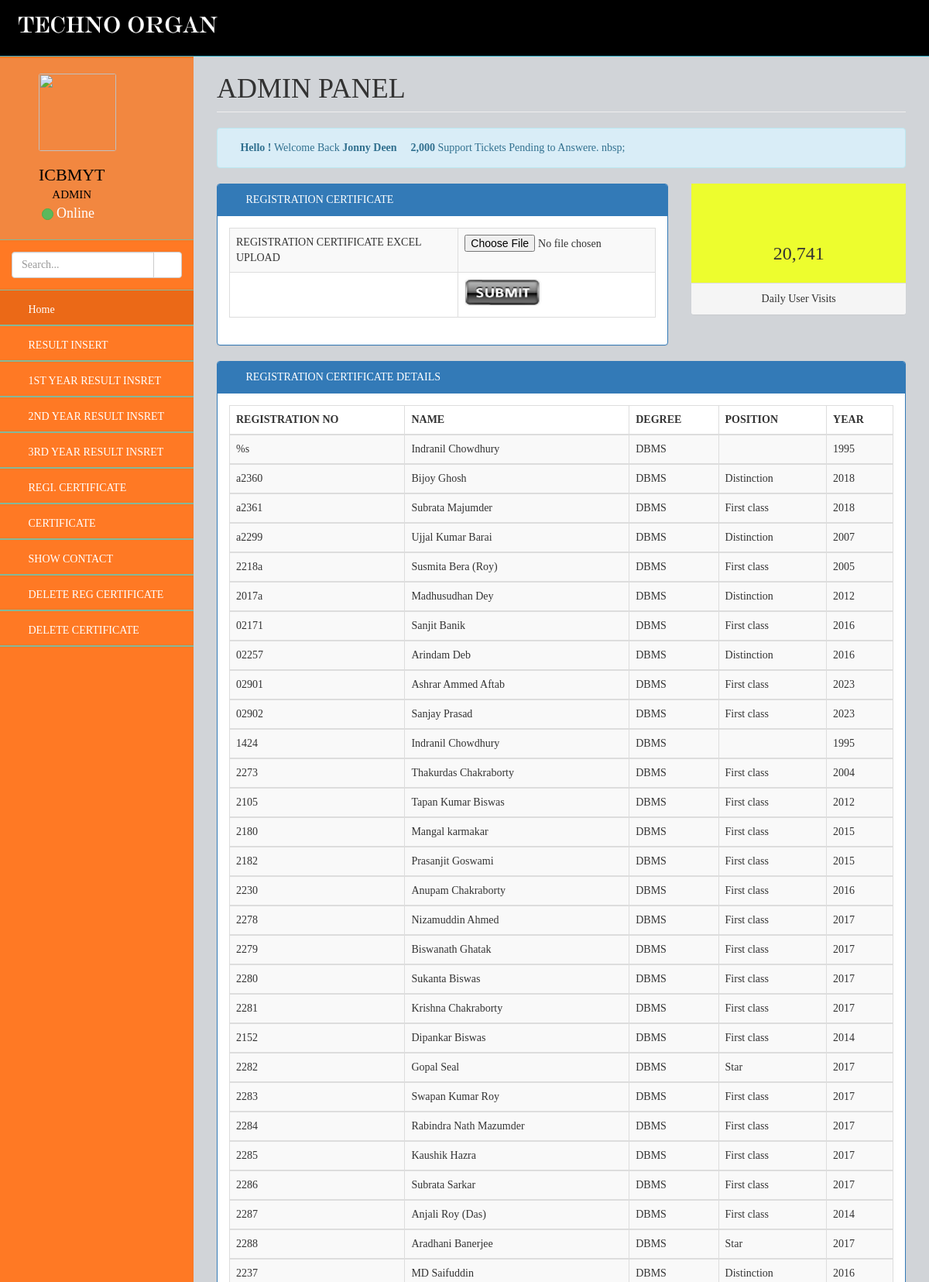
/admin/registration-certificate-insert.php (upper part), run on the app's committed database.
### tables this page shows
CREATE TABLE `registration` (
  `reg` varchar(50) NOT NULL,
  `name` varchar(30) NOT NULL,
  `degree` varchar(30) NOT NULL,
  `position` varchar(30) NOT NULL,
  `year` varchar(20) NOT NULL
);

### admin/registration-certificate-insert.php (the view, shortened to what this page needs)
<!DOCTYPE html>
<html>
<head>
    <link href="assets/plugins/bootstrap/bootstrap.css" rel="stylesheet" />
    <link href="assets/font-awesome/css/font-awesome.css" rel="stylesheet" />
    <link href="assets/plugins/pace/pace-theme-big-counter.css" rel="stylesheet" />
    <link href="assets/css/style.css" rel="stylesheet" />
    <link href="assets/css/main-style.css" rel="stylesheet" />
    <link href="assets/plugins/morris/morris-0.4.3.min.css" rel="stylesheet" />
   </head>
<body>
    <div id="wrapper">
        <nav class="navbar navbar-default navbar-fixed-top" role="navigation" id="navbar">
            <div class="navbar-header">
                <a class="navbar-brand" href="index.php">
                    <img src="assets/img/logo.png" alt="" />
                </a>
            </div>
            <ul class="nav navbar-top-links navbar-right">
                <li class="dropdown">
                    <a class="dropdown-toggle" data-toggle="dropdown" href="#">
                        <i class="fa fa-user fa-3x"></i>
                    </a>
                </li>
            </ul>
        </nav>
        <nav class="navbar-default navbar-static-side" role="navigation">
            <div class="sidebar-collapse">
                <ul class="nav" id="side-menu">
                    <li>
                        <div class="user-section">
                            <div class="user-section-inner">
                                <img src="assets/img/user-icon.png">
                            </div>
                            <div class="user-info" style="margin-left:50px;">
                                <div style="text-align:center;">ICBMYT</div>
		<div style="font-size:15px;">ADMIN</div>
                                <div class="user-text-online">
                                    <span class="user-circle-online btn btn-success btn-circle "></span>&nbsp;Online
                                </div>
                            </div>
		<div style="height:20px;"></div>
                        </div>
                    </li>
                    <li class="sidebar-search">
                        <div class="input-group custom-search-form">
                            <input type="text" class="form-control" placeholder="Search...">
                            <span class="input-group-btn">
                                <button class="btn btn-default" type="button">
                                    <i class="fa fa-search"></i>
                                </button>
                            </span>
                        </div>
                    </li>
                   <?php include 'menu.php' ;?>
                </ul>
            </div>
        </nav>
        <div id="page-wrapper">
            <div class="row">
                <div class="col-lg-12">
                    <h1 class="page-header"> ADMIN PANEL</h1>
                </div>
            </div>
            <div class="row">
                <div class="col-lg-12">
                    <div class="alert alert-info">
                        <i class="fa fa-folder-open"></i><b>&nbsp;Hello ! </b>Welcome Back <b>Jonny Deen </b>
 <i class="fa  fa-pencil"></i><b>&nbsp;2,000 </b>Support Tickets Pending to Answere. nbsp;
                    </div>
                </div>
            </div>
            <div class="row">
                <div class="col-lg-8">
                    <div class="panel panel-primary">
                        <div class="panel-heading">
                            <i class="fa fa-bar-chart-o fa-fw"></i> REGISTRATION CERTIFICATE
                        </div>
                        <div class="panel-body">
                            <div class="row">
                                <div class="col-lg-12">
                                    <div class="table-responsive">
									<form action="upload_success_registration.php" method="post" enctype="multipart/form-data">
                                        <table class="table table-bordered table-hover table-striped">
                                            <tbody style="font-family:Verdana;">
												<tr>
												<td> REGISTRATION CERTIFICATE EXCEL UPLOAD</td>
												<td><input type="file" name="file"  /></td>
												</tr>
												<tr>
												<td></td>
												<td><input type="image" src="assets/img/sbt.png" /></td>
												</tr>
                                      </tbody>
                                        </table>
										</form>
                                    </div>
                                </div>
                            </div>
                        </div>
                    </div>
                </div>
                <div class="col-lg-4">
                    <div class="panel panel-primary text-center no-boder">
                        <div class="panel-body yellow">
                            <i class="fa fa-bar-chart-o fa-3x"></i>
                            <h3>20,741 </h3>
                        </div>
                        <div class="panel-footer">
                            <span class="panel-eyecandy-title">Daily User Visits
                            </span>
                        </div>
                    </div>
				</div>
            </div>
			          <div class="panel panel-primary">
                        <div class="panel-heading">
                            <i class="fa fa-clock-o fa-fw"></i> REGISTRATION CERTIFICATE DETAILS
                        </div>
                        <div class="panel-body">
                           <?php
		include('config.php');
		$sql=mysqli_query($con,"select * from registration");
	if(mysqli_num_rows($sql)>0)
		{
		?>
	 <table class="table table-bordered table-hover table-striped" style="font-family: Verdana; font-size:14px;">
   <thead>
                                                <tr>
                                                    <th>REGISTRATION NO</th>
                                                    <th>NAME</th>
													<th>DEGREE</th>
													<th>POSITION</th>
													<th>YEAR</th>
                                                </tr>
                                            </thead>
		<?php
		while($r = mysqli_fetch_array($sql))
		{
		$reg = $r['reg'];
		$name = $r['name'];
		$degree = $r['degree'];
		$pos=$r['position'];
		$year=$r['year'];
		?>
		 <tbody>
			<tr>
				<td><?php echo $reg; ?></td>
				<td><?php echo $name; ?></td>
				<td><?php echo $degree; ?></td>
				<td><?php echo $pos; ?></td>
				<td><?php echo $year; ?></td>
	</tr>
    </tbody>
	<?php
		}
	?>
	<?php
	}
	else
	{
	?>
     <?php
}
?>
</table>
</div>
                    </div>
			</div>
            </div>
</body>
</html>

### admin/assets/css/style.css (style rules this page uses)
body { background-color: #f8f8f8; font-family:Verdana; }
#wrapper { width: 100%; margin-top: 55px!important; background-color:#FF7924; }
#page-wrapper { padding: 0 15px; min-height: 568px; background-color:rgb(209, 212, 216); }
.navbar-static-side ul li { border-bottom:1px solid #84B899 !important; }
.navbar-top-links li { display: inline-block; }
.navbar-top-links li:last-child { margin-right: 15px; }
.navbar-top-links li a { padding: 20px; min-height: 50px; }
.sidebar-search { padding: 15px; }
@media (min-width:768px) { .navbar-static-side { z-index: 1; position: absolute; width: 250px; } }
.btn-circle { width: 30px; height: 30px; padding: 6px 0; border-radius: 15px; text-align: center; font-size: 12px; line-height: 1.428571429; }

### admin/assets/css/main-style.css (style rules this page uses)
.user-section-inner { height: 100px; width: 100px; -moz-border-radius: 3px; -webkit-border-radius: 3px; border-radius: 3px; overflow: hidden; display: inline-block; float: left; margin-right: 15px; margin-top: 20px; margin-left:50px; }
.user-section-inner img { width:100px; height:100px; }
.user-info { display: block; color:#000!important; display: inline-block; padding-top:15px; text-transform:capitalize; margin-bottom:0px; margin-left:30px; text-align:center; }
.user-text-online { font-size:18px; color:#fff; margin-right:10px; }
.user-circle-online { width: 15px!important; height: 15px!important; }
.navbar-top-links > li > a { color: #FFFFFF; }
.nav > li > a { padding: 15px 15px; }
#side-menu { background-color:#FF7924; }
.yellow { background-color:rgb(237, 253, 46); }
.no-boder { border:0px solid #5bc0de !important; }
#navbar { background-color:#000; }
.navbar-brand { padding-left:20px; }
.navbar-brand img { height:30px; }
.navbar-default { border-color: #27A6BE; }
@media (min-width:768px) { #page-wrapper { position: inherit; margin: 0 0 0 250px; padding: 0 30px; min-height: 1000px; } }

### data on the page
registration: reg "%s", name "Indranil Chowdhury", degree "DBMS", year "1995"
registration: reg "a2360", name "Bijoy Ghosh", degree "DBMS", position "Distinction", year "2018"
registration: reg "a2361", name "Subrata Majumder", degree "DBMS", position "First class", year "2018"
registration: reg "a2299", name "Ujjal Kumar Barai", degree "DBMS", position "Distinction", year "2007"
registration: reg "2218a", name "Susmita Bera (Roy)", degree "DBMS", position "First class", year "2005"
registration: reg "2017a", name "Madhusudhan Dey", degree "DBMS", position "Distinction", year "2012"
registration: reg "02171", name "Sanjit Banik", degree "DBMS", position "First class", year "2016"
registration: reg "02257", name "Arindam Deb", degree "DBMS", position "Distinction", year "2016"
registration: reg "02901", name "Ashrar Ammed Aftab", degree "DBMS", position "First class", year "2023"
registration: reg "02902", name "Sanjay Prasad", degree "DBMS", position "First class", year "2023"
registration: reg "1424", name "Indranil Chowdhury", degree "DBMS", year "1995"
registration: reg "2273", name "Thakurdas Chakraborty", degree "DBMS", position "First class", year "2004"
registration: reg "2105", name "Tapan Kumar Biswas", degree "DBMS", position "First class", year "2012"
registration: reg "2180", name "Mangal karmakar", degree "DBMS", position "First class", year "2015"
registration: reg "2182", name "Prasanjit Goswami", degree "DBMS", position "First class", year "2015"
registration: reg "2230", name "Anupam Chakraborty", degree "DBMS", position "First class", year "2016"
registration: reg "2278", name "Nizamuddin Ahmed", degree "DBMS", position "First class", year "2017"
registration: reg "2279", name "Biswanath Ghatak", degree "DBMS", position "First class", year "2017"
registration: reg "2280", name "Sukanta Biswas", degree "DBMS", position "First class", year "2017"
registration: reg "2281", name "Krishna Chakraborty", degree "DBMS", position "First class", year "2017"
registration: reg "2152", name "Dipankar Biswas", degree "DBMS", position "First class", year "2014"
registration: reg "2282", name "Gopal Seal", degree "DBMS", position "Star", year "2017"
registration: reg "2283", name "Swapan Kumar Roy", degree "DBMS", position "First class", year "2017"
registration: reg "2284", name "Rabindra Nath Mazumder", degree "DBMS", position "First class", year "2017"
registration: reg "2285", name "Kaushik Hazra", degree "DBMS", position "First class", year "2017"
registration: reg "2286", name "Subrata Sarkar", degree "DBMS", position "First class", year "2017"
registration: reg "2287", name "Anjali Roy (Das)", degree "DBMS", position "First class", year "2014"
registration: reg "2288", name "Aradhani Banerjee", degree "DBMS", position "Star", year "2017"
registration: reg "2237", name "MD Saifuddin", degree "DBMS", position "Distinction", year "2016"
